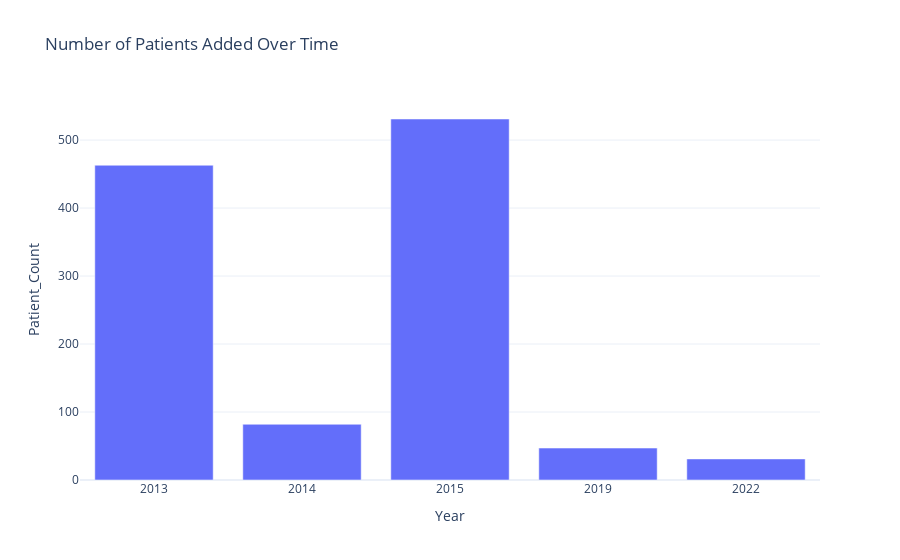

Source (notebook cell):
### Code cell
year_counts = df['year'].value_counts().sort_index().reset_index()
year_counts.columns = ['Year', 'Patient_Count']

fig = px.bar(year_counts, x='Year', y='Patient_Count',
             title="Number of Patients Added Over Time")
fig.show()

### Figure 1 — Plotly figure (JSON) as saved in the notebook; plotly's stock layout.template omitted (floating-point values rounded to 4 significant figures)
{"data": [{"hovertemplate": "Year=%{x}<br>Patient_Count=%{y}<extra></extra>", "legendgroup": "", "marker": {"color": "#636efa", "pattern": {"shape": ""}}, "name": "", "orientation": "v", "showlegend": false, "textposition": "auto", "type": "bar", "x": ["2013", "2014", "2015", "2019", "2022"], "xaxis": "x", "y": [463, 82, 531, 47, 31], "yaxis": "y"}], "layout": {"barmode": "relative", "legend": {"tracegroupgap": 0}, "title": {"text": "Number of Patients Added Over Time"}, "xaxis": {"anchor": "y", "domain": [0, 1], "title": {"text": "Year"}}, "yaxis": {"anchor": "x", "domain": [0, 1], "title": {"text": "Patient_Count"}}}}
